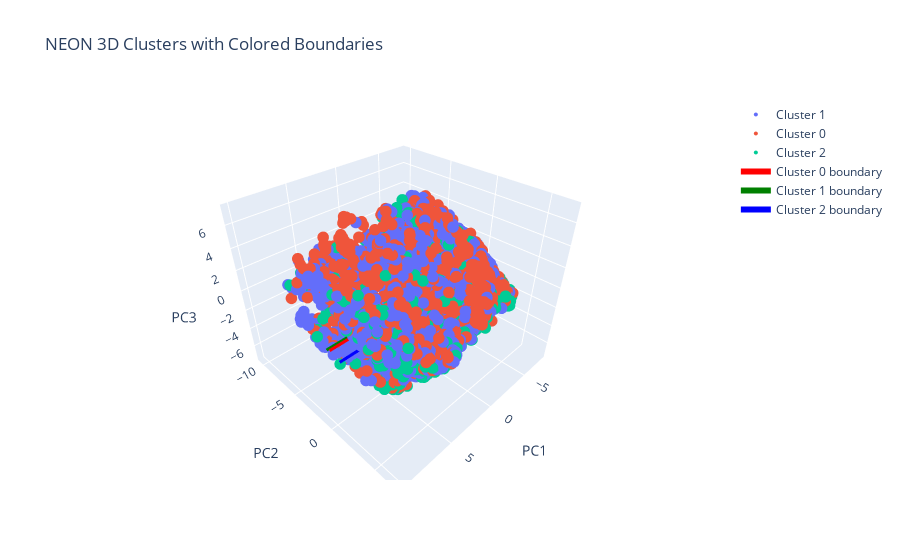

Write notebook code for a chart like this one.
### Code cell
import numpy as np
import plotly.graph_objects as go

fig = go.Figure()

# Plot points per cluster
for c in pca_df['cluster'].unique():
    subset = pca_df[pca_df['cluster']==c]
    fig.add_trace(go.Scatter3d(
        x=subset['PC1'],
        y=subset['PC2'],
        z=subset['PC3'],
        mode='markers',
        marker=dict(size=4),
        name=f'Cluster {c}'
    ))

# Draw lines along PC1 extremes
colors = ['red', 'green', 'blue']
for i, c in enumerate(sorted(pca_df['cluster'].unique())):
    subset = pca_df[pca_df['cluster']==c]
    # Line along PC1 from min to max, using mean of PC2, PC3
    line_x = [subset['PC1'].min(), subset['PC1'].max()]
    line_y = [subset['PC2'].mean(), subset['PC2'].mean()]
    line_z = [subset['PC3'].mean(), subset['PC3'].mean()]
    
    fig.add_trace(go.Scatter3d(
        x=line_x,
        y=line_y,
        z=line_z,
        mode='lines',
        line=dict(color=colors[i], width=6),
        name=f'Cluster {c} boundary'
    ))

fig.update_layout(
    title='NEON 3D Clusters with Colored Boundaries',
    scene=dict(
        xaxis_title='PC1',
        yaxis_title='PC2',
        zaxis_title='PC3'
    )
)

fig.show()

### Figure 1 — Plotly figure (JSON) as saved in the notebook; plotly's stock layout.template omitted (floating-point values rounded to 4 significant figures; data arrays with more than 128 entries replaced by an {"elided": "..."} marker saying what was removed)
{"data": [{"marker": {"size": 4}, "mode": "markers", "name": "Cluster 1", "type": "scatter3d", "x": {"elided": "4483 float values"}, "y": {"elided": "4483 float values"}, "z": {"elided": "4483 float values"}}, {"marker": {"size": 4}, "mode": "markers", "name": "Cluster 0", "type": "scatter3d", "x": {"elided": "2918 float values"}, "y": {"elided": "2918 float values"}, "z": {"elided": "2918 float values"}}, {"marker": {"size": 4}, "mode": "markers", "name": "Cluster 2", "type": "scatter3d", "x": {"elided": "1212 float values"}, "y": {"elided": "1212 float values"}, "z": {"elided": "1212 float values"}}, {"line": {"color": "red", "width": 6}, "mode": "lines", "name": "Cluster 0 boundary", "type": "scatter3d", "x": [-7.428, 9.954], "y": [0.03318, 0.03318], "z": [0.146, 0.146]}, {"line": {"color": "green", "width": 6}, "mode": "lines", "name": "Cluster 1 boundary", "type": "scatter3d", "x": [-7.45, 10.04], "y": [-0.2072, -0.2072], "z": [0.0957, 0.0957]}, {"line": {"color": "blue", "width": 6}, "mode": "lines", "name": "Cluster 2 boundary", "type": "scatter3d", "x": [-7.735, 9.672], "y": [0.6864, 0.6864], "z": [-0.7055, -0.7055]}], "layout": {"scene": {"xaxis": {"title": {"text": "PC1"}}, "yaxis": {"title": {"text": "PC2"}}, "zaxis": {"title": {"text": "PC3"}}}, "title": {"text": "NEON 3D Clusters with Colored Boundaries"}}}
